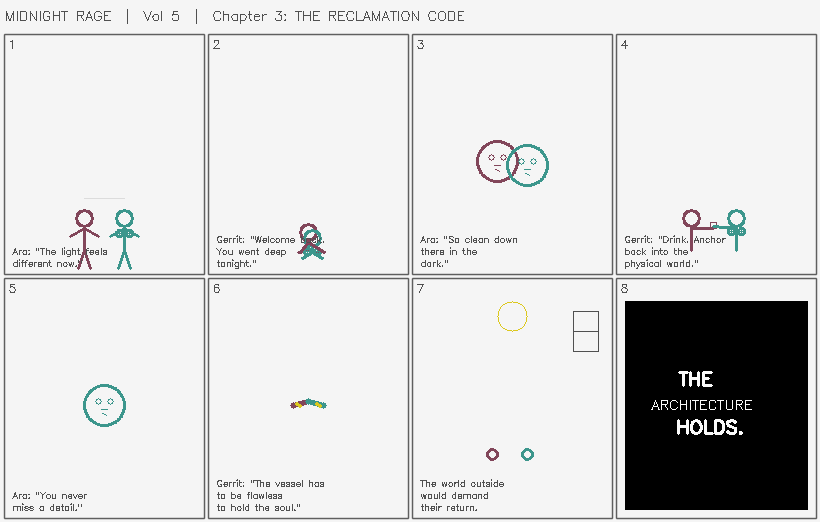
#> input picture ClawDia/src/tools/test_sheet/midnight_rage_ch3_reclamation_code.png, 820 x 522 px
$ python optical_illusion_forge.py --macro ../test_sheet/midnight_rage_ch3_reclamation_code.png --micro-dir ../test_sheet   (older library calls are emulated)
#> lines starting #> are read from the running program, lines starting #| are printed output that depends on the picture
#!/usr/bin/env python3
"""
Optical Illusion Forge – Advanced Geometric Packing Engine
Author: AI Orchestrator
Version: 2.0.0
"""

import os
import argparse
import numpy as np
import cv2
from PIL import Image
from scipy.spatial import KDTree
from pathlib import Path
import random

# ------------------------------
# 1. ADVANCED COMPUTER VISION UTILITIES
# ------------------------------
def load_macro(path, target_size=(2048, 2048)):
    """Loads and normalizes the macro distance target."""
    img = Image.open(path).convert('L')
    img = img.resize(target_size, Image.Resampling.LANCZOS)
    return np.array(img) / 255.0  # 0.0 (Black) to 1.0 (White)

def compute_guidance_fields(macro):
    """Computes Sobel gradient directions and local luminance maps."""
    smoothed = cv2.GaussianBlur(macro, (5, 5), 0)
    gx = cv2.Sobel(smoothed, cv2.CV_64F, 1, 0, ksize=3)
    gy = cv2.Sobel(smoothed, cv2.CV_64F, 0, 1, ksize=3)

    magnitude = np.hypot(gx, gy)
    direction = np.arctan2(gy, gx) + (np.pi / 2.0)
    return magnitude, direction

def get_asset_principal_angle(mask):
    """Uses image moments to determine the true orientation of a micro asset."""
    moments = cv2.moments(mask.astype(np.uint8))
    m11 = moments['mu11']
    m20 = moments['mu20']
    m02 = moments['mu02']

    if abs(m20 - m02) < 1e-5:
        return 0.0
    angle = 0.5 * np.arctan2(2 * m11, m20 - m02)
    return angle

# ------------------------------
# 2. MICRO ASSET MANAGEMENT
# ------------------------------
def load_assets(asset_dir):
    """Loads transparent PNGs and profiles their physical dimensions and moments."""
    assets = []
    for f in Path(asset_dir).glob('*.png'):
        try:
            img = Image.open(f).convert('RGBA')
            mask = np.array(img)[:, :, 3] > 50

            if not np.any(mask):
                continue

            y_indices, x_indices = np.where(mask)
            x_min, x_max = x_indices.min(), x_indices.max()
            y_min, y_max = y_indices.min(), y_indices.max()

            cropped_img = img.crop((x_min, y_min, x_max + 1, y_max + 1))
            cropped_mask = mask[y_min:y_max + 1, x_min:x_max + 1]

            base_angle = get_asset_principal_angle(cropped_mask)
            fill_factor = np.sum(cropped_mask) / cropped_mask.size
            radius = np.sqrt(cropped_mask.size) / 2.0

            assets.append({
                'img': cropped_img,
                'mask': cropped_mask,
                'base_angle': base_angle,
                'fill_factor': fill_factor,
                'radius': radius
            })
        except Exception as e:
            print(f"Skipping corrupt or invalid asset {f.name}: {e}")

    assets.sort(key=lambda a: a['fill_factor'])
    return assets

# ------------------------------
# 3. DETERMINISTIC SPATIAL PACKING ENGINE
# ------------------------------
def clip(val, min_v, max_v):
    return max(min_v, min(val, max_v))

def generate_illusion(macro, assets, grad_dir, output_size, min_r=8, max_r=48, k_candidates=30):
    """
    Packs assets smoothly across continuous space via adaptive Poisson-Disk Sampling.
    Darker areas get smaller, higher-density assets; lighter areas get larger, sparse assets.
    """
    h, w = macro.shape
    canvas = Image.new('RGBA', output_size, (255, 255, 255, 255))

    placed_points = []
    placed_radii = []
    spatial_tree = None

    active_list = []
    rng = random.Random(42)

    print("Initiating adaptive spatial distribution...")
    y_indices, x_indices = np.where(macro < 0.7)
    if len(y_indices) > 0:
        for _ in range(100):
            idx = rng.randint(0, len(y_indices) - 1)
            pt = (x_indices[idx], y_indices[idx])
            active_list.append(pt)

    if not active_list:
        active_list.append((w // 2, h // 2))

    while active_list:
        idx = rng.randint(0, len(active_list) - 1)
        cx, cy = active_list.pop(idx)

        local_lum = macro[int(clip(cy, 0, h - 1)), int(clip(cx, 0, w - 1))]

        if local_lum > 0.95:
            continue

        r = min_r + (max_r - min_r) * local_lum

        for _ in range(k_candidates):
            angle = rng.uniform(0, 2 * np.pi)
            distance = rng.uniform(r * 1.1, r * 2.5)
            nx = cx + distance * np.cos(angle)
            ny = cy + distance * np.sin(angle)

            if 0 <= nx < w and 0 <= ny < h:
                nlum = macro[int(ny), int(nx)]
                target_r = min_r + (max_r - min_r) * nlum

                if len(placed_points) > 0:
                    if spatial_tree is None:
                        spatial_tree = KDTree(placed_points)

                    neighbors = spatial_tree.query_ball_point([nx, ny], target_r * 1.5)
                    collision = False
                    for n_idx in neighbors:
                        dist = np.hypot(nx - placed_points[n_idx][0], ny - placed_points[n_idx][1])
                        if dist < (target_r + placed_radii[n_idx]) * 0.82:
                            collision = True
                            break
                    if collision:
                        continue

                pt = (nx, ny)
                placed_points.append(pt)
                placed_radii.append(target_r)
                active_list.append(pt)
                spatial_tree = None

                target_fill = 1.0 - nlum
                best_asset = min(assets, key=lambda a: abs(a['fill_factor'] - target_fill))

                target_angle = grad_dir[int(ny), int(nx)]
                rotation_angle = target_angle - best_asset['base_angle']

                transformed_img = best_asset['img'].rotate(
                    -np.degrees(rotation_angle), expand=True, resample=Image.Resampling.BICUBIC)

                scale_factor = (target_r * 2.0) / max(transformed_img.width, transformed_img.height)
                final_w = int(max(1, transformed_img.width * scale_factor))
                final_h = int(max(1, transformed_img.height * scale_factor))
                transformed_img = transformed_img.resize((final_w, final_h), Image.Resampling.LANCZOS)

                px = int(nx - final_w // 2)
                py = int(ny - final_h // 2)
                canvas.paste(transformed_img, (px, py), transformed_img)

    return canvas

# ------------------------------
# 4. ORCHESTRATION PIPELINE
# ------------------------------
def main():
    parser = argparse.ArgumentParser(description="Optical Illusion Forge v2.0")
    parser.add_argument('--macro', required=True, help='Path to distance silhouette image')
    parser.add_argument('--micro-dir', required=True, help='Directory containing transparent close-up PNGs')
    parser.add_argument('--output', default='illusion_output.png', help='Output filepath')
    parser.add_argument('--size', type=int, default=2048, help='Canvas bounding square constraint')
    args = parser.parse_args()

    if not os.path.exists(args.micro_dir):
        print(f"Error: Asset directory '{args.micro_dir}' does not exist.")
        return

    print("[1/4] Loading high-contrast macro frame...")
    macro = load_macro(args.macro, (args.size, args.size))
#> in load_macro, `img = img.resize(target_size, Image.Resampling.LANCZOS)`:
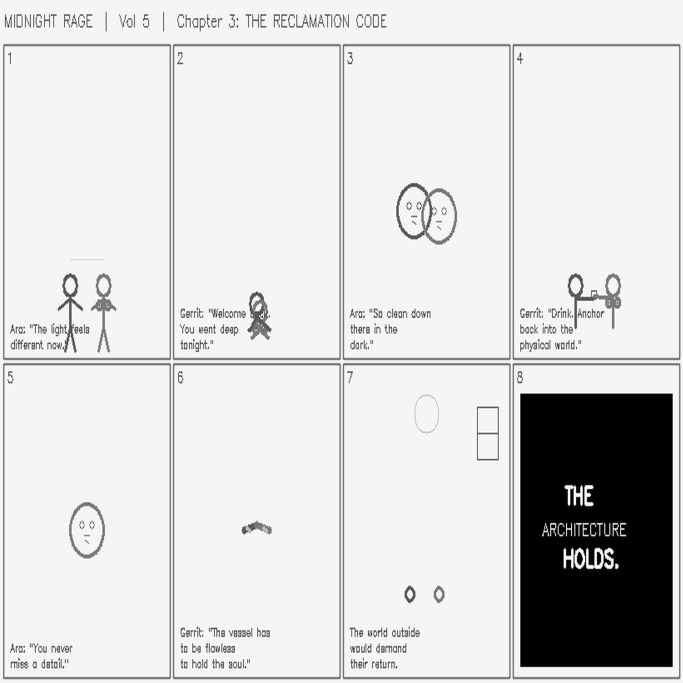
#> img: PIL image 2048x2048 L (shown at 1/3 size); min 0, max 255, mean 217.1

    print("[2/4] Resolving vector fields and edge trajectories...")
    _, grad_dir = compute_guidance_fields(macro)
#> in compute_guidance_fields, `gx = cv2.Sobel(smoothed, cv2.CV_64F, 1, 0, ksize=3)`:
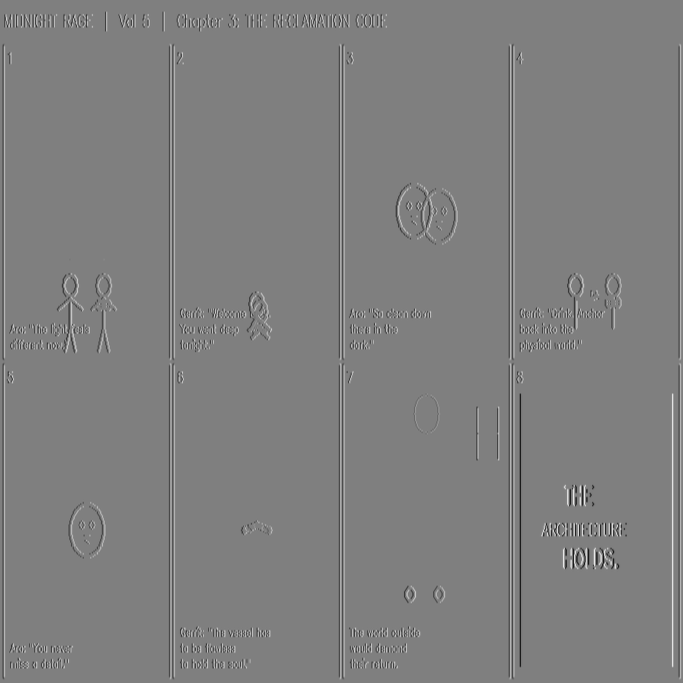
#> gx: shape (2048, 2048) float64 (shown at 1/3 size); min -2.36, max 2.35, mean 3.46e-06; drawn with min black and max white
#> in compute_guidance_fields, `gy = cv2.Sobel(smoothed, cv2.CV_64F, 0, 1, ksize=3)`:
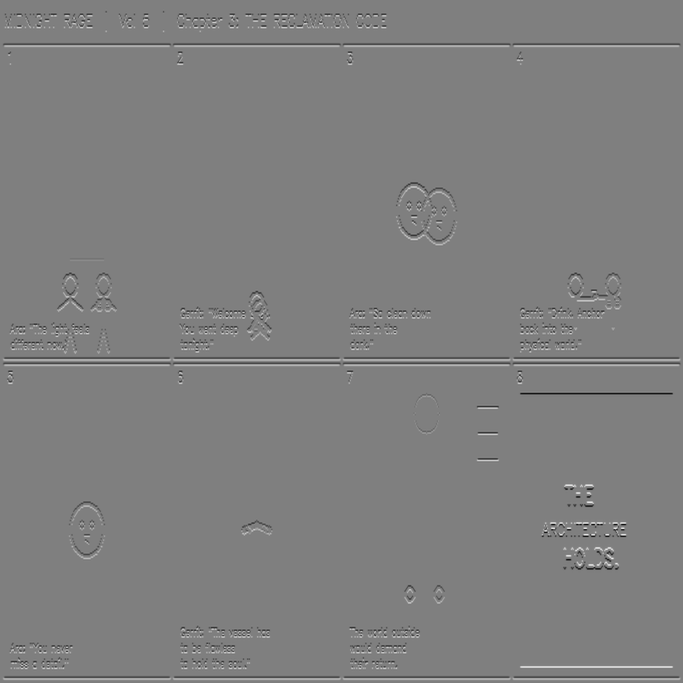
#> gy: shape (2048, 2048) float64 (shown at 1/3 size); min -2, max 2, mean -1.31e-05; drawn with min black and max white
#> in compute_guidance_fields, `magnitude = np.hypot(gx, gy)`:
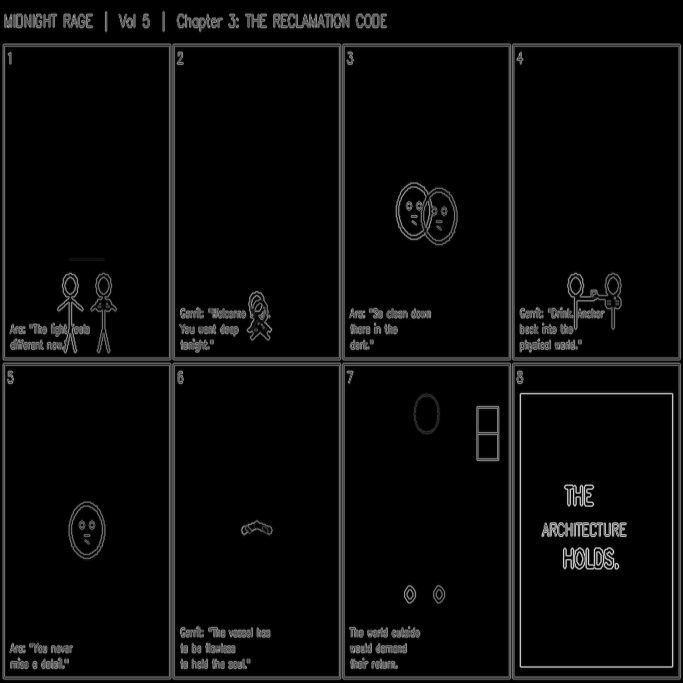
#> magnitude: shape (2048, 2048) float64 (shown at 1/3 size); min 0, max 2.36, mean 0.0895; drawn with min black and max white
#> in compute_guidance_fields, `direction = np.arctan2(gy, gx) + (np.pi / 2.0)`:
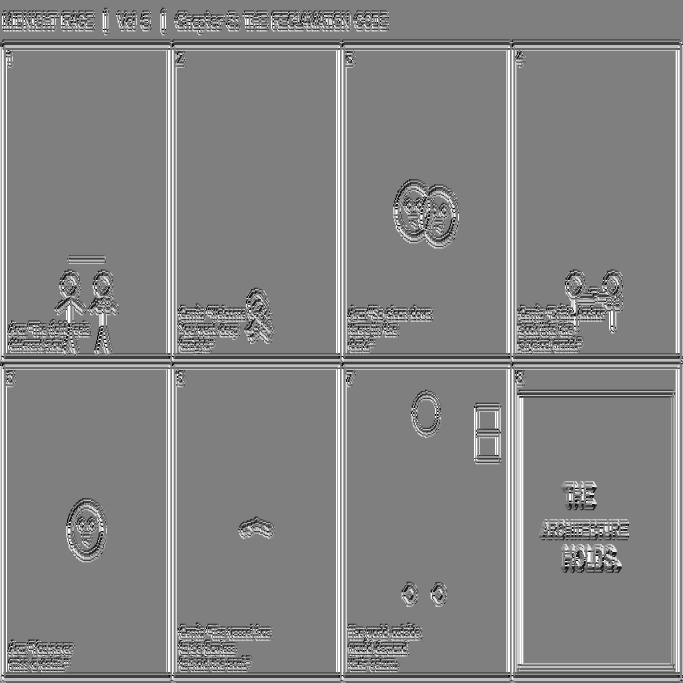
#> direction: shape (2048, 2048) float64 (shown at 1/3 size); min -1.57, max 4.71, mean 1.69; drawn with min black and max white

    print("[3/4] Parsing structural attributes of micro library...")
    assets = load_assets(args.micro_dir)
#> in load_assets, `mask = np.array(img)[:, :, 3] > 50`: mask: shape (522, 820) bool; every value is 1
#> in load_assets, `x_min, x_max = x_indices.min(), x_indices.max()`: x_min = 0; x_max = 819
#> in load_assets, `y_min, y_max = y_indices.min(), y_indices.max()`: y_min = 0; y_max = 521
#> in get_asset_principal_angle, `moments = cv2.moments(mask.astype(np.uint8))`: moments = moments, m00 428040, centre m10/m00, m01/m00 = (409.5, 260.5)
#> in get_asset_principal_angle, `m11 = moments['mu11']`: m11 = 0
#> in get_asset_principal_angle, `m20 = moments['mu20']`: m20 = 2.4e+10
#> in get_asset_principal_angle, `m02 = moments['mu02']`: m02 = 9.72e+09
#> in get_asset_principal_angle, `angle = 0.5 * np.arctan2(2 * m11, m20 - m02)`: angle = 0
#> in load_assets, `fill_factor = np.sum(cropped_mask) / cropped_mask.size`: fill_factor = 1
#> assets = 1 item
    if not assets:
        print("Execution halted: No valid micro assets resolved.")
        return
    print(f"Loaded {len(assets)} unique structural micro assets.")
#| Loaded 1 unique structural micro assets.

    print("[4/4] Executing spatial geometric composition pipeline...")
    final_canvas = generate_illusion(
        macro=macro,
        assets=assets,
        grad_dir=grad_dir,
        output_size=(args.size, args.size),
        min_r=10,
        max_r=56
    )
#> in generate_illusion, `canvas = Image.new('RGBA', output_size, (255, 255, 255, 255))`: canvas: PIL image 2048x2048 RGBA; every value is 255
#> the loop in generate_illusion, `for _ in range(100):` made 100 passes
#> (idx, pt) on passes 1 to 12: (116739, (558, 1090)), (26225, (1047, 187)), (288389, (1602, 1498)), (256787, (1696, 1430)), (234053, (1028, 1384)), (146316, (1610, 1209)), (107473, (1326, 1075)), (91161, (1191, 993)), (442417, (1989, 1810)), (33326, (1540, 403)), (31244, (1538, 338)), (98246, (318, 1031))
#> after the loop in generate_illusion, `for _ in range(100):`: active_list = 100 pairs, first value 10 to 2037, second value 66 to 2035
#> the loop in generate_illusion, `while active_list:` made 1367 passes
#> (idx, cx, cy, local_lum, r) on passes 1 to 3: (80, 1663, 1362, 0, 10), (47, 1529, 1394, 0.38, 27.5), (58, 1871, 1355, 0, 10)
#> after the loop in generate_illusion, `while active_list:`:
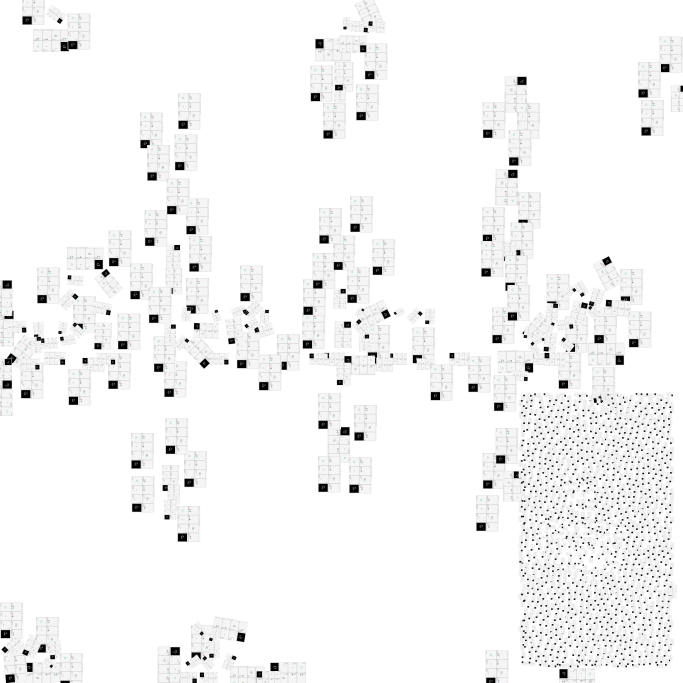
#> canvas: PIL image 2048x2048 RGBA (shown at 1/3 size); mean R, G, B, A 245.4, 245.4, 245.4, 254.8; transparent parts drawn white
#> after the loop in generate_illusion, `while active_list:`:
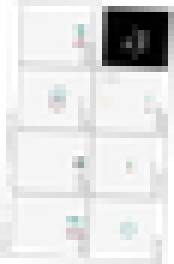
#> transformed_img: PIL image 29x44 RGBA (shown 6 times larger); mean R, G, B, A 211.4, 211.6, 211.6, 231.9; transparent parts drawn white
#> after the loop in generate_illusion, `while active_list:`: active_list = []; placed_points = 1267 pairs, first value 1.37 to 2037.8, second value 20.18 to 2040.4; placed_radii = 1267 values, max 56 at index 784, min 10 at index 0, mean 15.04

    final_canvas.convert('RGB').save(args.output, "PNG")
    print(f"Sovereign composition complete. File deployed to: {args.output}")


if __name__ == '__main__':
    main()

$ run again, on archive/old_projects_archive/IMAGEtoCAD/inputs/1.jpeg
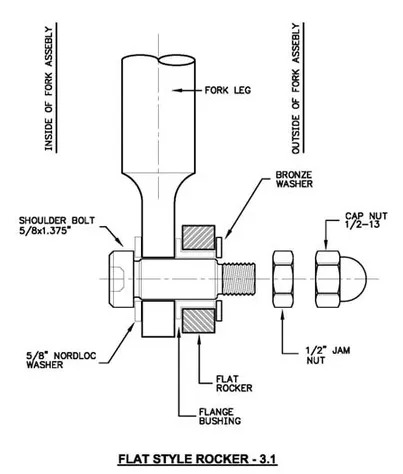
#> input picture archive/old_projects_archive/IMAGEtoCAD/inputs/1.jpeg, 403 x 474 px
#> in compute_guidance_fields, `magnitude = np.hypot(gx, gy)`:
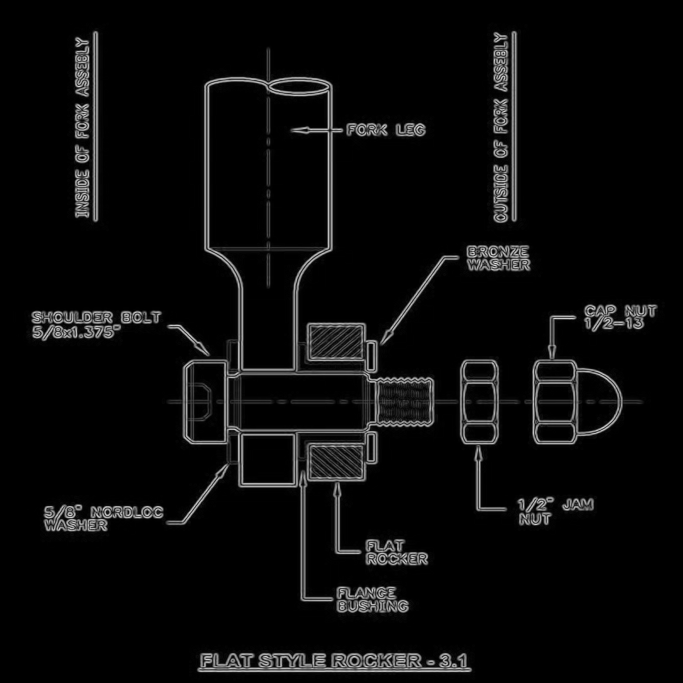
#> magnitude: shape (2048, 2048) float64 (shown at 1/3 size); min 0, max 1.87, mean 0.0827; drawn with min black and max white
#> in compute_guidance_fields, `direction = np.arctan2(gy, gx) + (np.pi / 2.0)`:
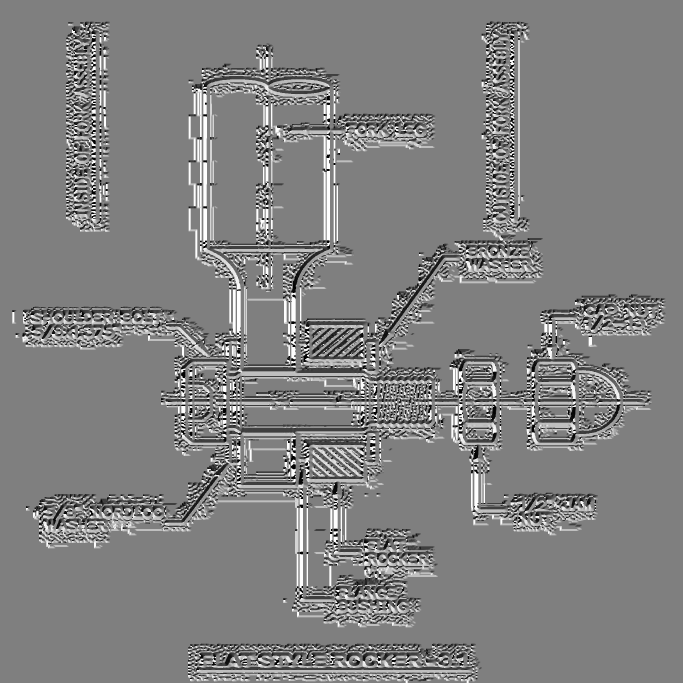
#> direction: shape (2048, 2048) float64 (shown at 1/3 size); min -1.57, max 4.71, mean 1.61; drawn with min black and max white

$ run again, on archive/old_projects_archive/IMAGEtoCAD/inputs/2.jpeg
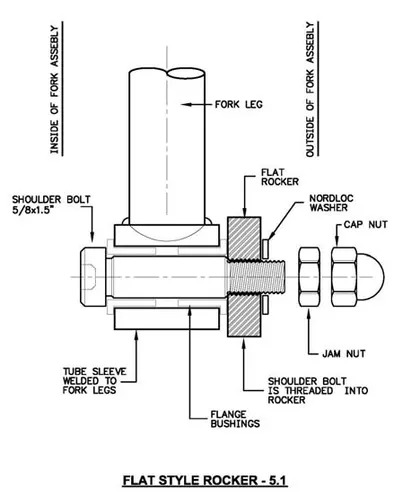
#> input picture archive/old_projects_archive/IMAGEtoCAD/inputs/2.jpeg, 403 x 495 px
#> in compute_guidance_fields, `magnitude = np.hypot(gx, gy)`:
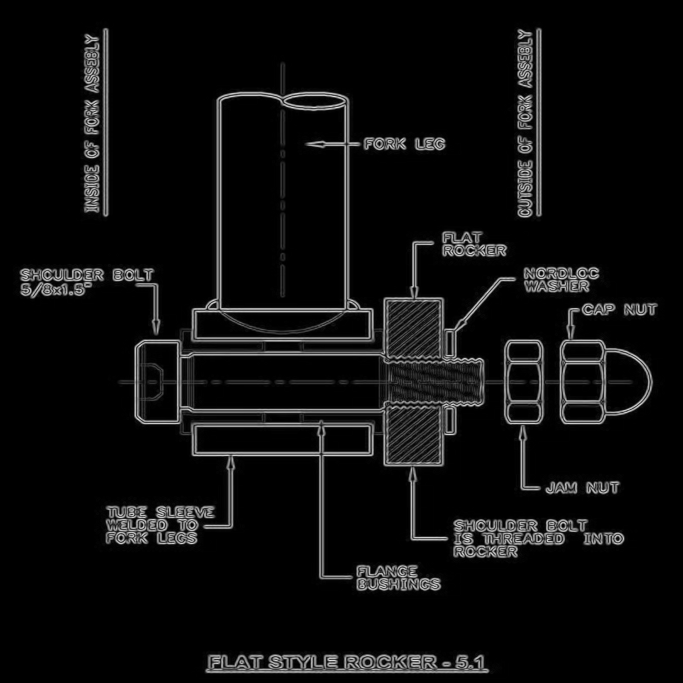
#> magnitude: shape (2048, 2048) float64 (shown at 1/3 size); min 0, max 1.85, mean 0.101; drawn with min black and max white
#> in compute_guidance_fields, `direction = np.arctan2(gy, gx) + (np.pi / 2.0)`:
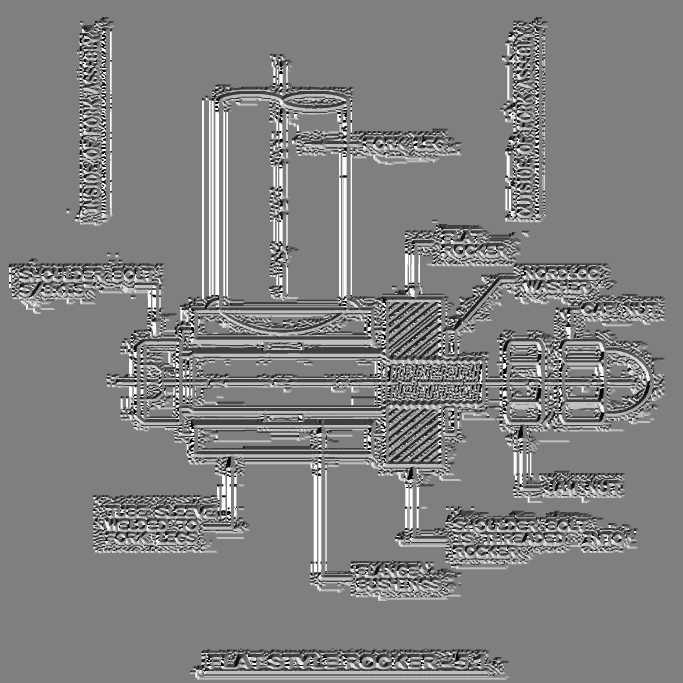
#> direction: shape (2048, 2048) float64 (shown at 1/3 size); min -1.57, max 4.71, mean 1.61; drawn with min black and max white
